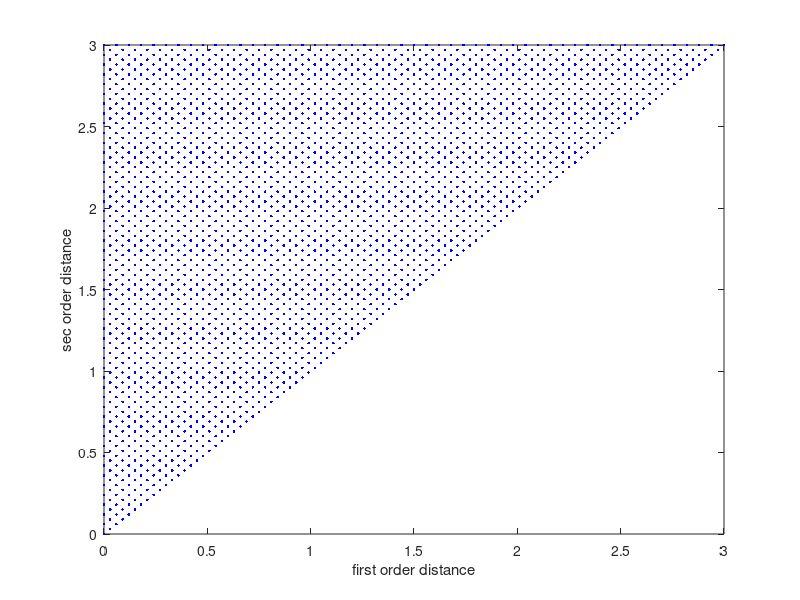
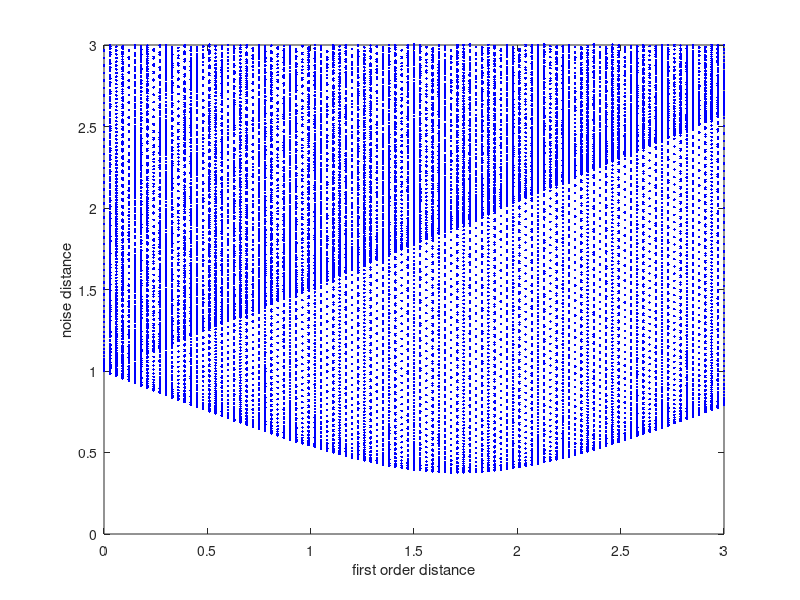
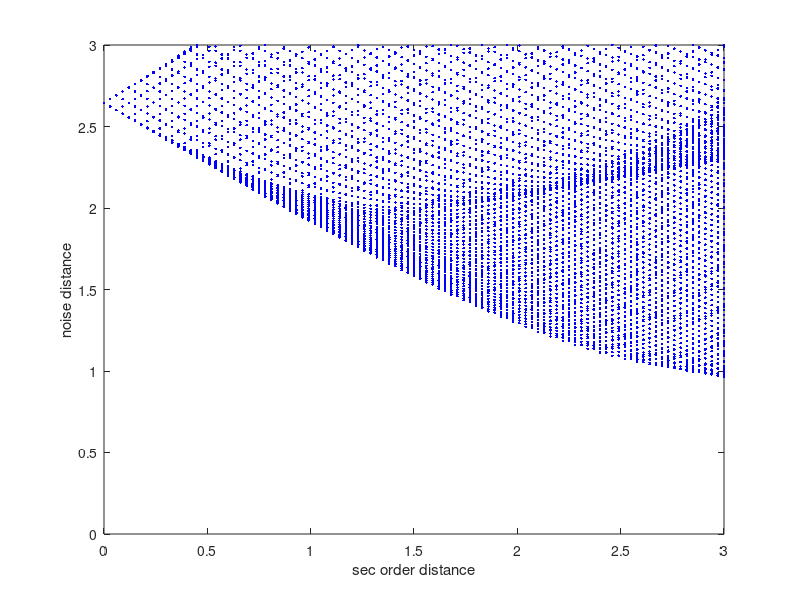

Reproduce these figures in MATLAB, in order.
%plot the drug combination functions in performance space..

B=[-3:0.01:3];
C=[-3:0.01:3];
b=length(B);
c=length(C);
noise=zeros(b,c);
first_order=zeros(b,c);
sec_order=zeros(b,c);
for i=1:b
    for j=1:c
        a=1-3*B(i)-3*C(j);
        noise(i,j)=sqrt(a^2+3*B(i)^2+3*C(j)^2);
        first_order(i,j)=3*abs(1-B(i)-2*C(j));
        sec_order(i,j)=6*abs(1-C(j))+3*abs(1-B(i)-2*C(j));
    end
end
%plot3(first_order,sec_order,noise,'.');
%hold on
%xlabel('first order distance');
%ylabel('second order distance');
%zlabel('noise')
plot(first_order,sec_order,'.b');
hold on
xlabel('first order distance');
ylabel('sec order distance');
xlim([0,3]);
ylim([0,3]);
hold off
figure;
plot(first_order,noise,'b.');
hold on
xlabel('first order distance');
ylabel('noise distance');
xlim([0,3]);
ylim([0,3]);
hold off
figure;
plot(sec_order,noise,'b.')
hold on
xlabel('sec order distance');
ylabel('noise distance');
xlim([0,3]);
ylim([0,3]);
hold off
